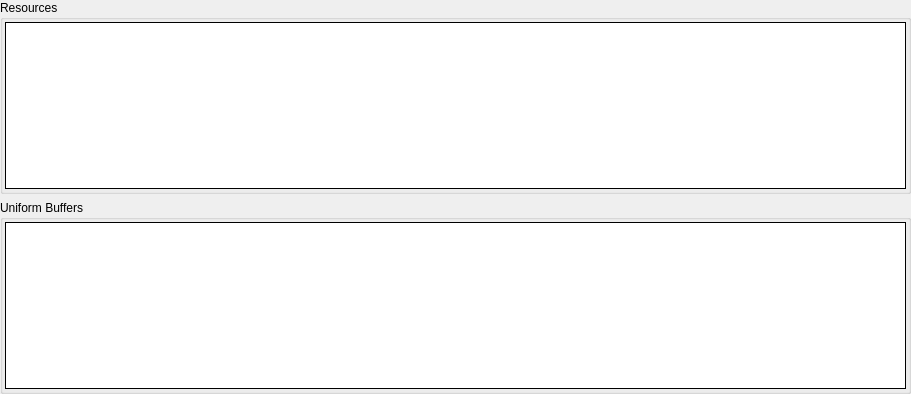
         <widget class="QWidget" name="csScrollContents">
          <property name="geometry">
           <rect>
            <x>0</x>
            <y>0</y>
            <width>911</width>
            <height>394</height>
           </rect>
          </property>
          <layout class="QVBoxLayout" name="verticalLayout_16">
           <property name="leftMargin">
            <number>0</number>
           </property>
           <property name="topMargin">
            <number>0</number>
           </property>
           <property name="rightMargin">
            <number>0</number>
           </property>
           <property name="bottomMargin">
            <number>0</number>
           </property>
           <item>
            <widget class="CollapseGroupBox" name="csResGroup">
             <property name="sizePolicy">
              <sizepolicy hsizetype="Preferred" vsizetype="Expanding">
               <horstretch>0</horstretch>
               <verstretch>1</verstretch>
              </sizepolicy>
             </property>
             <property name="title">
              <string>Resources</string>
             </property>
             <layout class="QHBoxLayout" name="horizontalLayout_18">
              <property name="leftMargin">
               <number>2</number>
              </property>
              <property name="topMargin">
               <number>2</number>
              </property>
              <property name="rightMargin">
               <number>2</number>
              </property>
              <property name="bottomMargin">
               <number>2</number>
              </property>
              <item>
               <widget class="RDTreeWidget" name="csResources">
                <property name="frameShape">
                 <enum>QFrame::Box</enum>
                </property>
                <property name="frameShadow">
                 <enum>QFrame::Plain</enum>
                </property>
                <property name="editTriggers">
                 <set>QAbstractItemView::NoEditTriggers</set>
                </property>
                <property name="showDropIndicator" stdset="0">
                 <bool>false</bool>
                </property>
                <property name="rootIsDecorated">
                 <bool>true</bool>
                </property>
                <property name="uniformRowHeights">
                 <bool>true</bool>
                </property>
                <property name="allColumnsShowFocus">
                 <bool>true</bool>
                </property>
                <attribute name="headerStretchLastSection">
                 <bool>false</bool>
                </attribute>
               </widget>
              </item>
             </layout>
            </widget>
           </item>
           <item>
            <widget class="CollapseGroupBox" name="csUBOGroup">
             <property name="sizePolicy">
              <sizepolicy hsizetype="Preferred" vsizetype="Expanding">
               <horstretch>0</horstretch>
               <verstretch>1</verstretch>
              </sizepolicy>
             </property>
             <property name="title">
              <string>Uniform Buffers</string>
             </property>
             <layout class="QHBoxLayout" name="horizontalLayout_20">
              <property name="leftMargin">
               <number>2</number>
              </property>
              <property name="topMargin">
               <number>2</number>
              </property>
              <property name="rightMargin">
               <number>2</number>
              </property>
              <property name="bottomMargin">
               <number>2</number>
              </property>
              <item>
               <widget class="RDTreeWidget" name="csUBOs">
                <property name="frameShape">
                 <enum>QFrame::Box</enum>
                </property>
                <property name="frameShadow">
                 <enum>QFrame::Plain</enum>
                </property>
                <property name="editTriggers">
                 <set>QAbstractItemView::NoEditTriggers</set>
                </property>
                <property name="showDropIndicator" stdset="0">
                 <bool>false</bool>
                </property>
                <property name="rootIsDecorated">
                 <bool>true</bool>
                </property>
                <property name="uniformRowHeights">
                 <bool>true</bool>
                </property>
                <property name="allColumnsShowFocus">
                 <bool>true</bool>
                </property>
                <attribute name="headerStretchLastSection">
                 <bool>false</bool>
                </attribute>
               </widget>
              </item>
             </layout>
            </widget>
           </item>
           <item>
            <spacer name="verticalSpacer_6">
             <property name="orientation">
              <enum>Qt::Vertical</enum>
             </property>
             <property name="sizeType">
              <enum>QSizePolicy::MinimumExpanding</enum>
             </property>
             <property name="sizeHint" stdset="0">
              <size>
               <width>0</width>
               <height>0</height>
              </size>
             </property>
            </spacer>
           </item>
          </layout>
         </widget>
